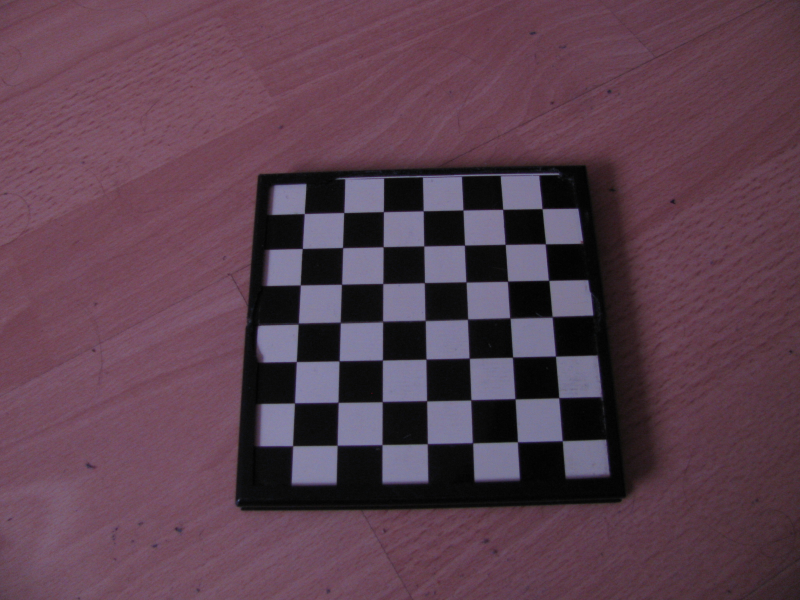
//> input picture Creator/calibration/Canon/IMG_0254.JPG, 1600 x 1200 px, given in place of gitara.3gp, which was not available (shown at 1/2 size)
$ ./main   (built with g++ and OpenCV 4)
//> lines starting //> are read from the running program, lines starting //| are printed output that depends on the picture; after the words box and inside, x2 and y2 are one past the last pixel; in counts of white or black regions, pixels touching at a corner belong together; pictures that were not available may be replaced by others from this repository, and a replacement may not be noted
//> in GetFromVideo, image is the input picture: 1200 rows x 1600 cols, CV_8UC3; mean B, G, R 78.3, 64, 91.2
#include "opencv2/highgui/highgui.hpp"
#include "opencv2/opencv.hpp"

//#define NAME "calibration\\c2\\0062.jpg"
//#define NAME "calibration\\calibrationImages\\Image10.tif"
//#define NAME "calibration\\Canon\\IMG_0254.JPG"
//#define NAME "calibration\\Canon\\IMG_0257.JPG"
#define NAME "c:\\work\\DP1\\Castler\\Creator\\calibration\\mobil\\frames\\chess_8_8\\0017a.jpg"

char * names[] = {
	"calibration\\mobil\\frames\\chess_8_8\\0001.jpg",
	"calibration\\mobil\\frames\\chess_8_8\\0002.jpg",
	"calibration\\mobil\\frames\\chess_8_8\\0003.jpg",
	"calibration\\mobil\\frames\\chess_8_8\\0004.jpg",
	"calibration\\mobil\\frames\\chess_8_8\\0005.jpg",
	"calibration\\mobil\\frames\\chess_8_8\\0006.jpg",
	"calibration\\mobil\\frames\\chess_8_8\\0007.jpg",
	"calibration\\mobil\\frames\\chess_8_8\\0008.jpg",
	"calibration\\mobil\\frames\\chess_8_8\\0009.jpg",
	"calibration\\mobil\\frames\\chess_8_8\\0010.jpg",
	"calibration\\mobil\\frames\\chess_8_8\\0011.jpg",
	"calibration\\mobil\\frames\\chess_8_8\\0012.jpg",
	"calibration\\mobil\\frames\\chess_8_8\\0013.jpg",
	"calibration\\mobil\\frames\\chess_8_8\\0014.jpg",
	"calibration\\mobil\\frames\\chess_8_8\\0015.jpg",
	"calibration\\mobil\\frames\\chess_8_8\\0016.jpg",
	"calibration\\mobil\\frames\\chess_8_8\\0017.jpg",
	"calibration\\mobil\\frames\\chess_8_8\\0017b.jpg",
	"calibration\\mobil\\frames\\chess_8_8\\0018.jpg",
	"calibration\\mobil\\frames\\chess_8_8\\0019.jpg",
	"calibration\\mobil\\frames\\chess_8_8\\0020.jpg",
	"calibration\\mobil\\frames\\chess_8_8\\0021.jpg",
	"calibration\\mobil\\frames\\chess_8_8\\0022.jpg",
	"calibration\\mobil\\frames\\chess_8_8\\0023.jpg",
	"calibration\\mobil\\frames\\chess_8_8\\0024.jpg",
	"calibration\\mobil\\frames\\chess_8_8\\0025.jpg",
	"calibration\\mobil\\frames\\chess_8_8\\0026.jpg",
	"calibration\\mobil\\frames\\chess_8_8\\0027.jpg",
	"calibration\\mobil\\frames\\chess_8_8\\0028.jpg",
	"calibration\\mobil\\frames\\chess_8_8\\0029.jpg",
	"calibration\\mobil\\frames\\chess_8_8\\0030.jpg",
	"calibration\\mobil\\frames\\chess_8_8\\0031.jpg",
	"calibration\\mobil\\frames\\chess_8_8\\0032.jpg",
	"calibration\\mobil\\frames\\chess_8_8\\0033.jpg",
	"calibration\\mobil\\frames\\chess_8_8\\0034.jpg",
	"calibration\\mobil\\frames\\chess_8_8\\0035.jpg",
	"calibration\\mobil\\frames\\chess_8_8\\0036.jpg",
	"calibration\\mobil\\frames\\chess_8_8\\0037.jpg",
	"calibration\\mobil\\frames\\chess_8_8\\0038.jpg",
	"calibration\\mobil\\frames\\chess_8_8\\0039.jpg",
	"calibration\\mobil\\frames\\chess_8_8\\0040.jpg",
	"calibration\\mobil\\frames\\chess_8_8\\0041.jpg",
	"calibration\\mobil\\frames\\chess_8_8\\0042.jpg",
	"calibration\\mobil\\frames\\chess_8_8\\0043.jpg",
	"calibration\\mobil\\frames\\chess_8_8\\0044.jpg",
	"calibration\\mobil\\frames\\chess_8_8\\0045.jpg",
	"calibration\\mobil\\frames\\chess_8_8\\0046.jpg",
	"calibration\\mobil\\frames\\chess_8_8\\0047.jpg",
	"calibration\\mobil\\frames\\chess_8_8\\0059.jpg",
	"calibration\\mobil\\frames\\chess_8_8\\0048.jpg",
	"calibration\\mobil\\frames\\chess_8_8\\0049.jpg",
	"calibration\\mobil\\frames\\chess_8_8\\0050.jpg",
	"calibration\\mobil\\frames\\chess_8_8\\0051.jpg",
	"calibration\\mobil\\frames\\chess_8_8\\0052.jpg",
	"calibration\\mobil\\frames\\chess_8_8\\0053.jpg",
	"calibration\\mobil\\frames\\chess_8_8\\0054.jpg",
	"calibration\\mobil\\frames\\chess_8_8\\0055.jpg",
	"calibration\\mobil\\frames\\chess_8_8\\0056.jpg",
	"calibration\\mobil\\frames\\chess_8_8\\0057.jpg",
	"calibration\\mobil\\frames\\chess_8_8\\0058.jpg",
	};

int index = 0;

#include <windows.h>

cv::Mat MakeCanny(cv::Mat image)
{
	//// move to grey
	cv::Mat grey;
	cv::cvtColor(image, grey, CV_BGR2GRAY);
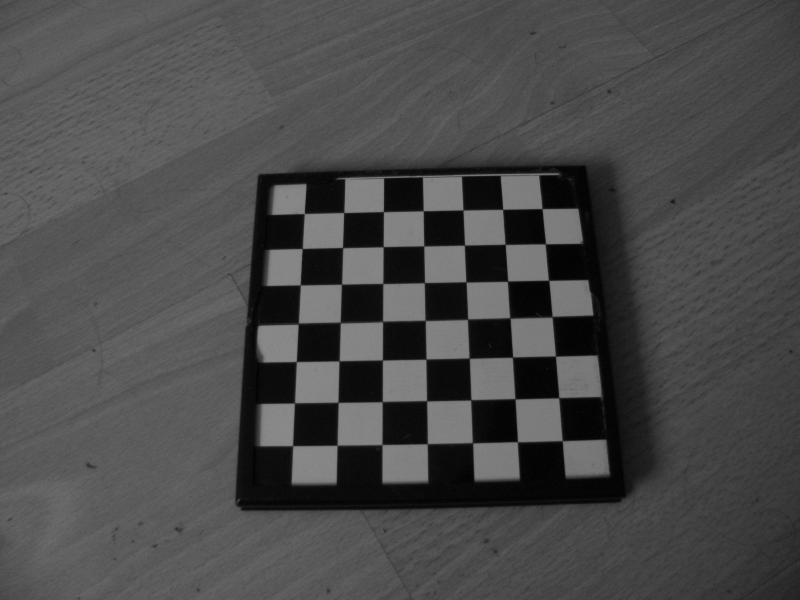
//> grey: 1200 rows x 1600 cols, CV_8UC1 (shown at 1/2 size); min 0, max 144, mean 73.8
	//// adaptive thresholding
	cv::Mat ret = image;
	cv::Mat resized;

	std::vector<cv::Point2f> crns;
	/*
	bool chess = cv::findChessboardCorners(grey, cv::Size(7, 7), crns, 11);

	if (chess)
	__debugbreak();
	*/
	//normalize image
	cv::Mat equalized;
	cv::equalizeHist(grey, equalized);
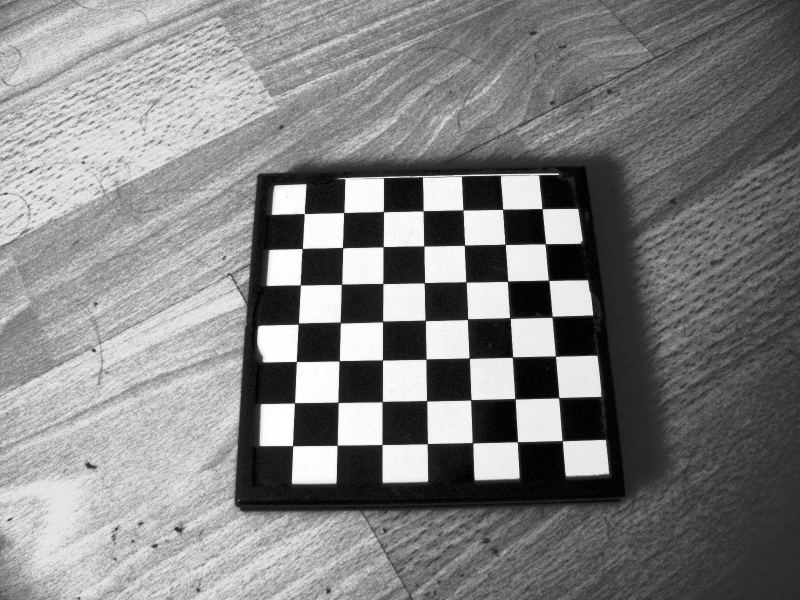
//> equalized: 1200 rows x 1600 cols, CV_8UC1 (shown at 1/2 size); min 0, max 255, mean 129.4
	imshow("equalized", equalized);
	cv::adaptiveThreshold(equalized, ret, 255, cv::THRESH_BINARY, cv::ADAPTIVE_THRESH_GAUSSIAN_C, 11, 2);
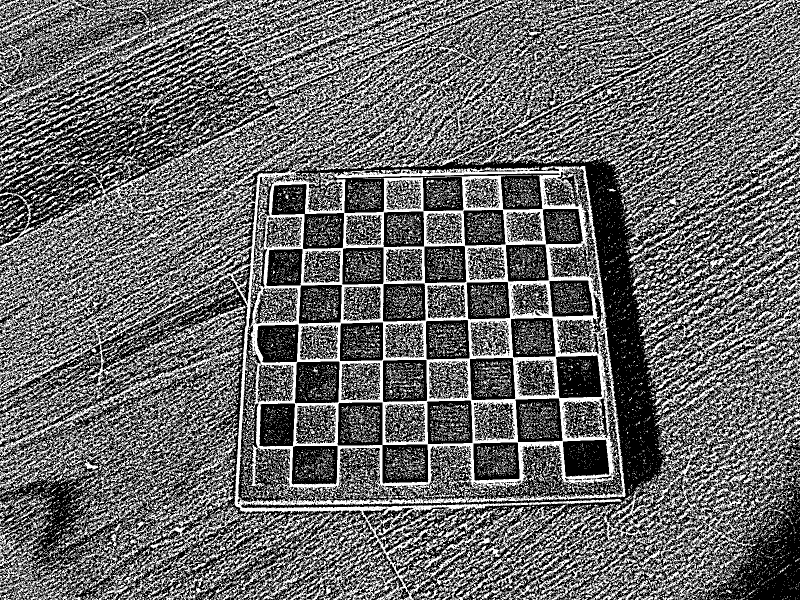
//> ret: 1200 rows x 1600 cols, CV_8UC1 (shown at 1/2 size); 41.1% white in thin lines or dots

	cv::imshow("test", ret);
	// find chessboard according to openCV
	std::vector<cv::Point2f> corners;

	// use canny
	cv::Mat blurred;

	/// Reduce noise with a kernel 3x3
	cv::blur(grey, blurred, cv::Size(15, 15));
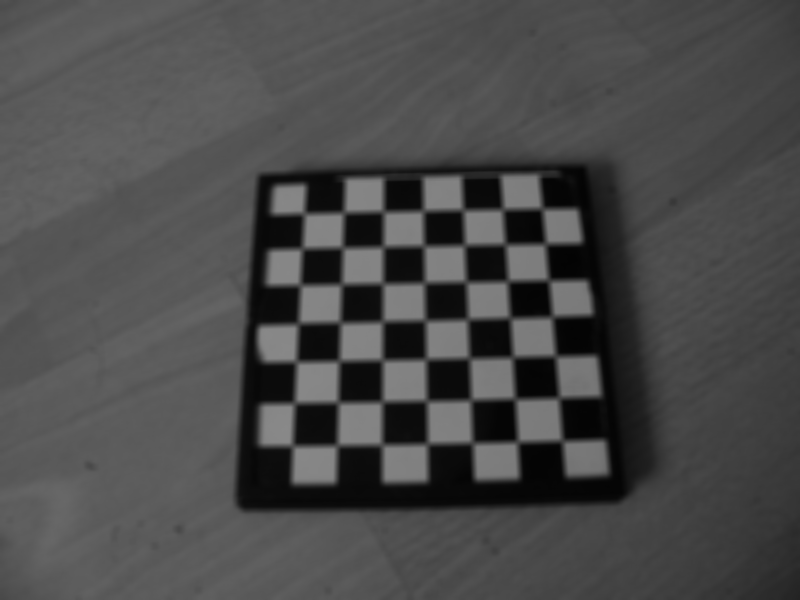
//> blurred: 1200 rows x 1600 cols, CV_8UC1 (shown at 1/2 size); min 3, max 137, mean 73.8

	cv::Canny(blurred, ret, 10, 20, 3);
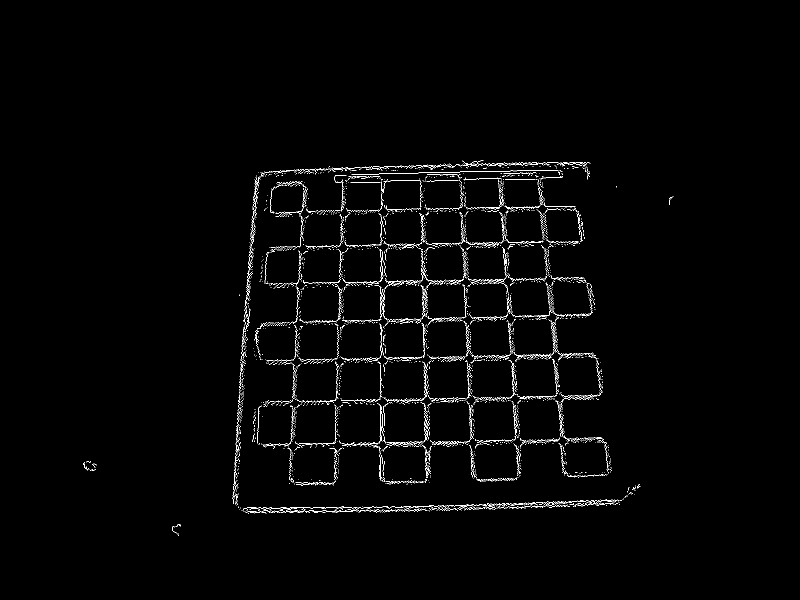
//> ret: 1200 rows x 1600 cols, CV_8UC1 (shown at 1/2 size); 1.3% white in thin lines or dots, all inside (x1, y1, x2, y2) = (166, 320, 1347, 1071)

	cv::imshow("canny", ret);

	return ret;
}

int GetFromVideo(const char*source)
{
	cv::VideoCapture video(source);
	cv::Mat image;

	if (video.isOpened())
	{
		video.read(image);
		cv::imshow("original", image);
	}
	else
	{
		cv::imread(source, CV_LOAD_IMAGE_COLOR);
	}

	cv::Mat ret,re2 = MakeCanny(image);
	cv::resize(re2, ret, cv::Size(600, 600));
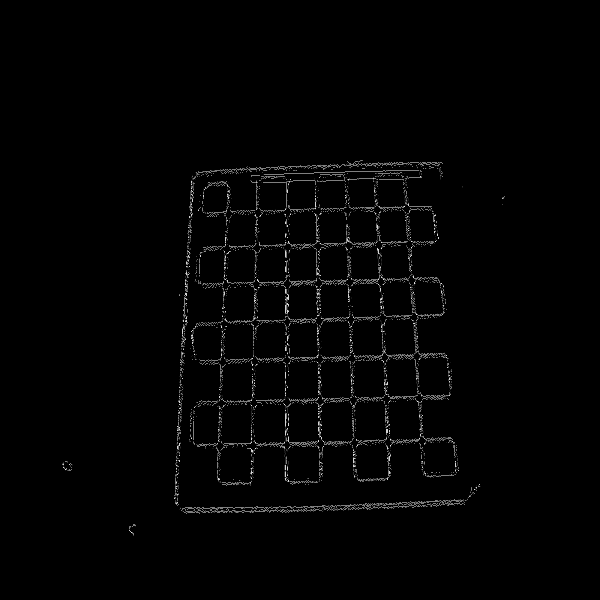
//> ret: 600 rows x 600 cols, CV_8UC1; min 0, max 234, mean 3.4
	cv::imshow("returned", ret);
	cv::resize(image, ret, cv::Size(600, 600));
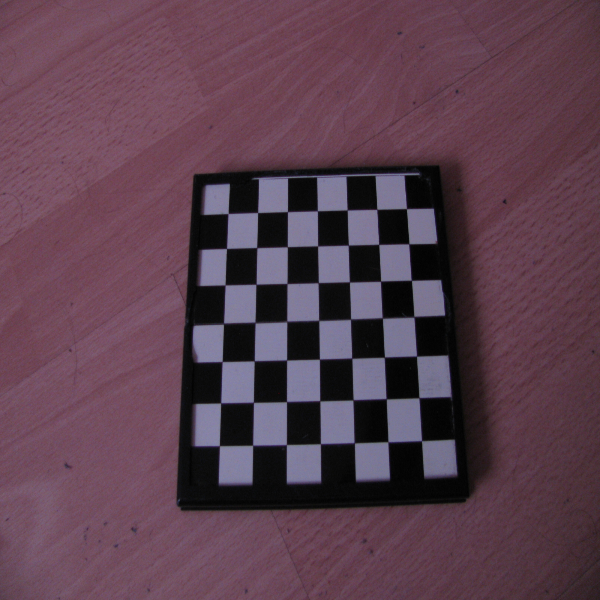
//> ret: 600 rows x 600 cols, CV_8UC3; mean B, G, R 78.3, 64, 91.2
	cv::imshow("resized", ret);
	cv::waitKey(0);
	return 0;
}
// [50 lines left out: function CheckCalibration, not called in this run]

#define INPUT_NAME "c:\\work\\DP1\\Data\\video\\gitara.3gp"
//#define INPUT_NAME "c:\\work\\DP1\\Data\\letiskoFoto\\IMAGE00013.jpg"

int main()
{
	return GetFromVideo(INPUT_NAME);
//> (the program exits here)

$ run again, on Creator/calibration/Canon/IMG_0255.JPG
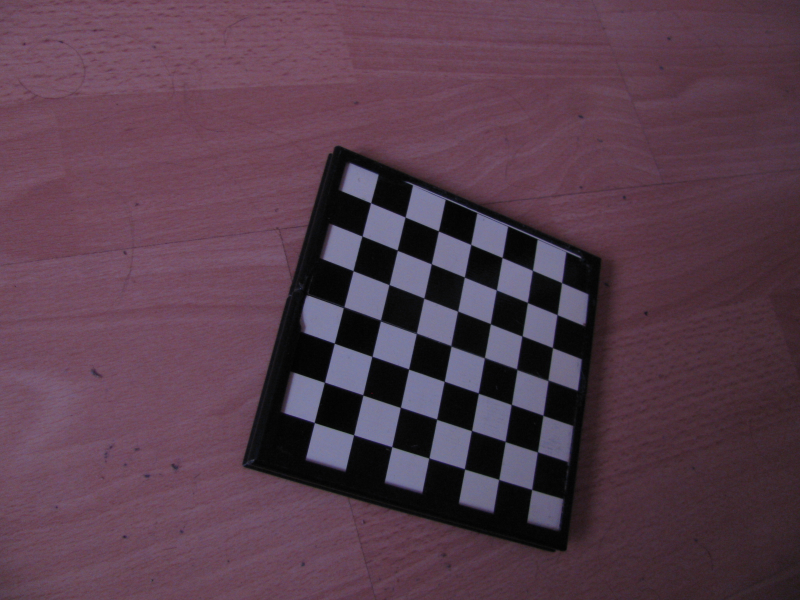
//> input picture Creator/calibration/Canon/IMG_0255.JPG, 1600 x 1200 px, given in place of gitara.3gp, which was not available (shown at 1/2 size)
//> in GetFromVideo, image is the input picture: 1200 rows x 1600 cols, CV_8UC3; mean B, G, R 76, 61.1, 87.3
//> in MakeCanny, `cv::adaptiveThreshold(equalized, ret, 255, cv::THRESH_BINARY, cv::ADAP..`:
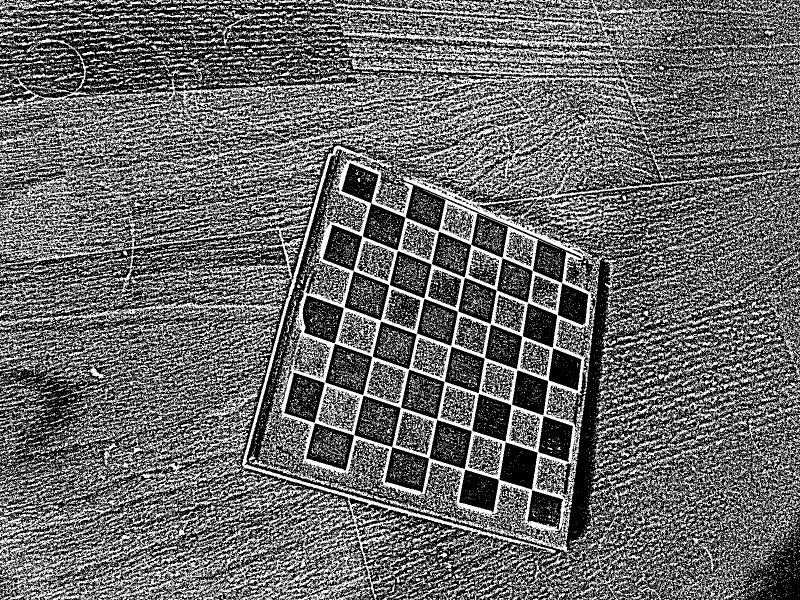
//> ret: 1200 rows x 1600 cols, CV_8UC1 (shown at 1/2 size); 40.8% white in thin lines or dots
//> in GetFromVideo, `cv::resize(image, ret, cv::Size(600, 600));`:
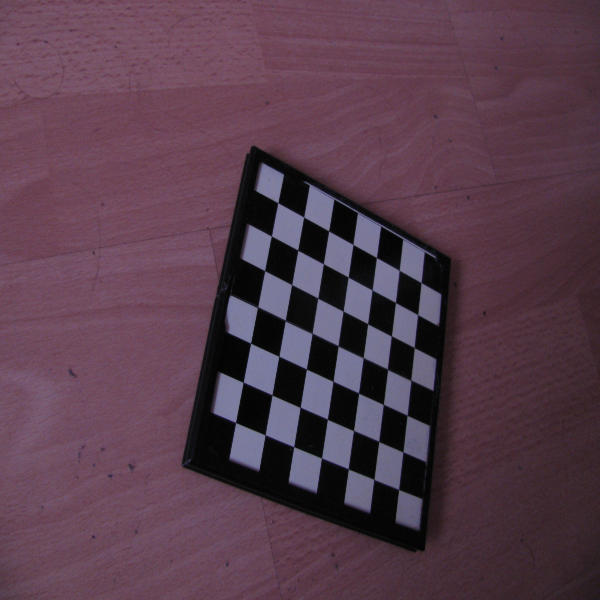
//> ret: 600 rows x 600 cols, CV_8UC3; mean B, G, R 75.9, 61.1, 87.3

$ run again, on Creator/calibration/Canon/IMG_0257.JPG
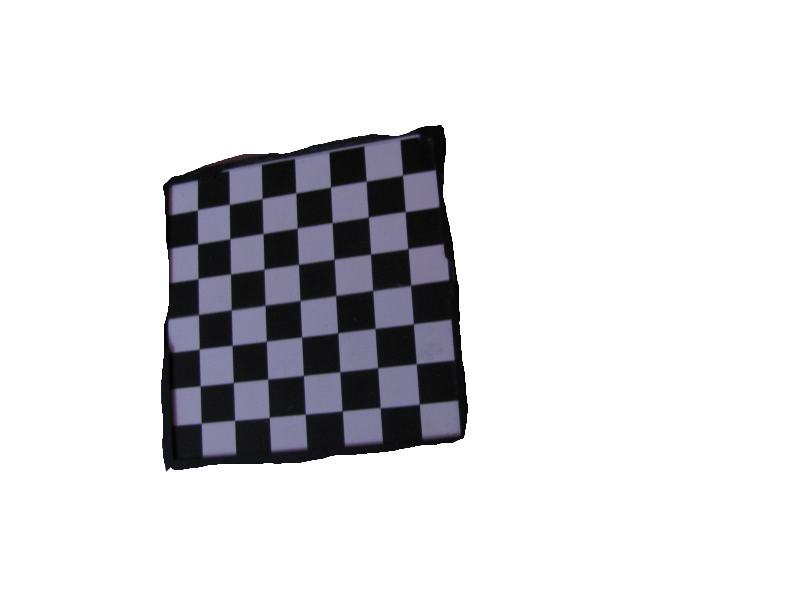
//> input picture Creator/calibration/Canon/IMG_0257.JPG, 1600 x 1200 px, given in place of gitara.3gp, which was not available (shown at 1/2 size)
//> in GetFromVideo, image is the input picture: 1200 rows x 1600 cols, CV_8UC3; mean B, G, R 222.2, 219.3, 219.6
//> in MakeCanny, `cv::adaptiveThreshold(equalized, ret, 255, cv::THRESH_BINARY, cv::ADAP..`:
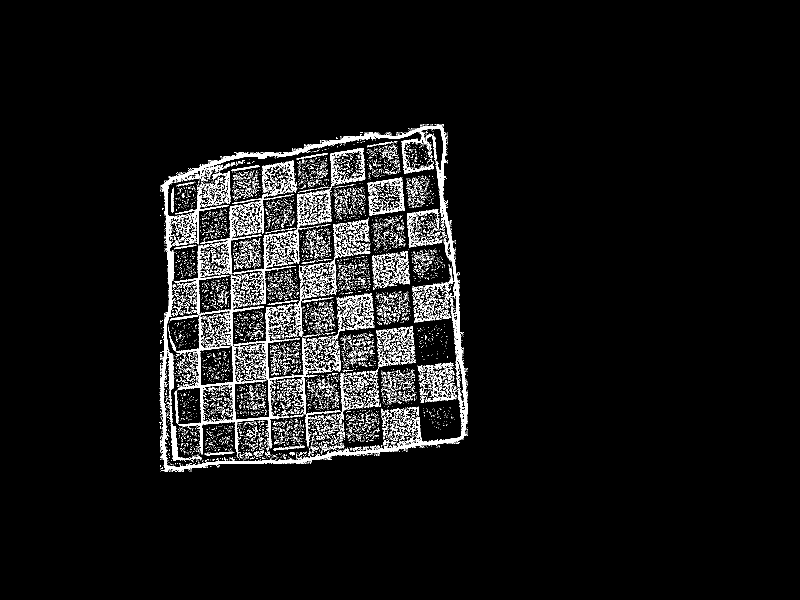
//> ret: 1200 rows x 1600 cols, CV_8UC1 (shown at 1/2 size); 5.7% white; 8585 white regions (7952 under 20 px), largest, box (x1, y1, x2, y2) and area: (319, 248, 936, 944) 21920, (340, 409, 625, 909) 12385, (626, 296, 731, 444) 1887
//> in GetFromVideo, `cv::resize(image, ret, cv::Size(600, 600));`:
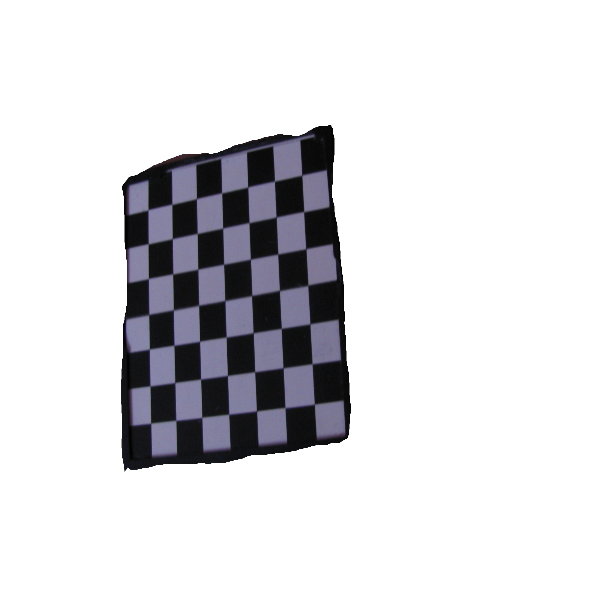
//> ret: 600 rows x 600 cols, CV_8UC3; mean B, G, R 222.2, 219.3, 219.6

$ run again, on Creator/calibration/Canon/IMG_0258.JPG
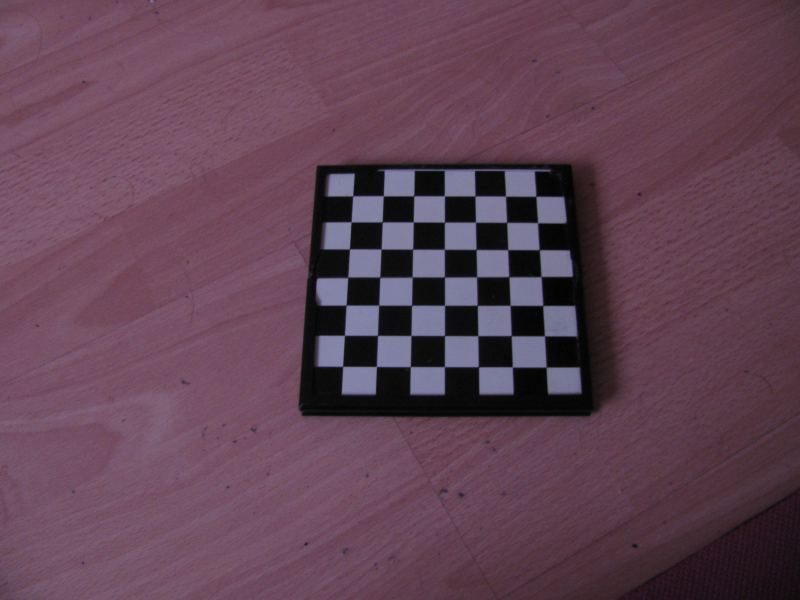
//> input picture Creator/calibration/Canon/IMG_0258.JPG, 1600 x 1200 px, given in place of gitara.3gp, which was not available (shown at 1/2 size)
//> in GetFromVideo, image is the input picture: 1200 rows x 1600 cols, CV_8UC3; mean B, G, R 83.4, 67.4, 97
//> in GetFromVideo, `cv::resize(image, ret, cv::Size(600, 600));`:
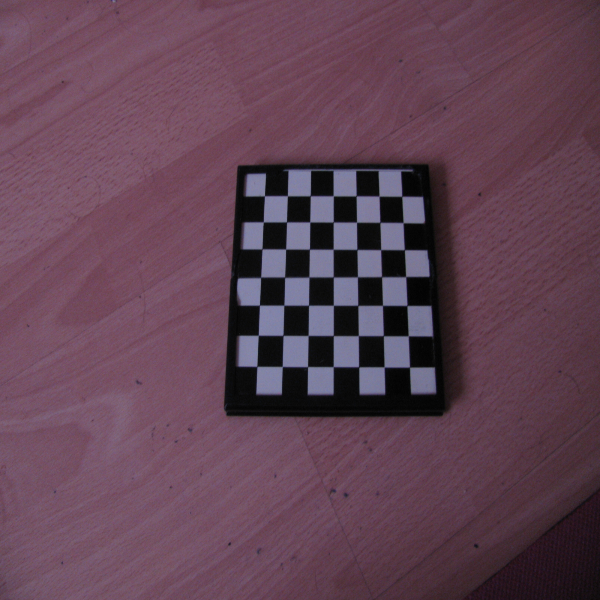
//> ret: 600 rows x 600 cols, CV_8UC3; mean B, G, R 83.4, 67.4, 97
